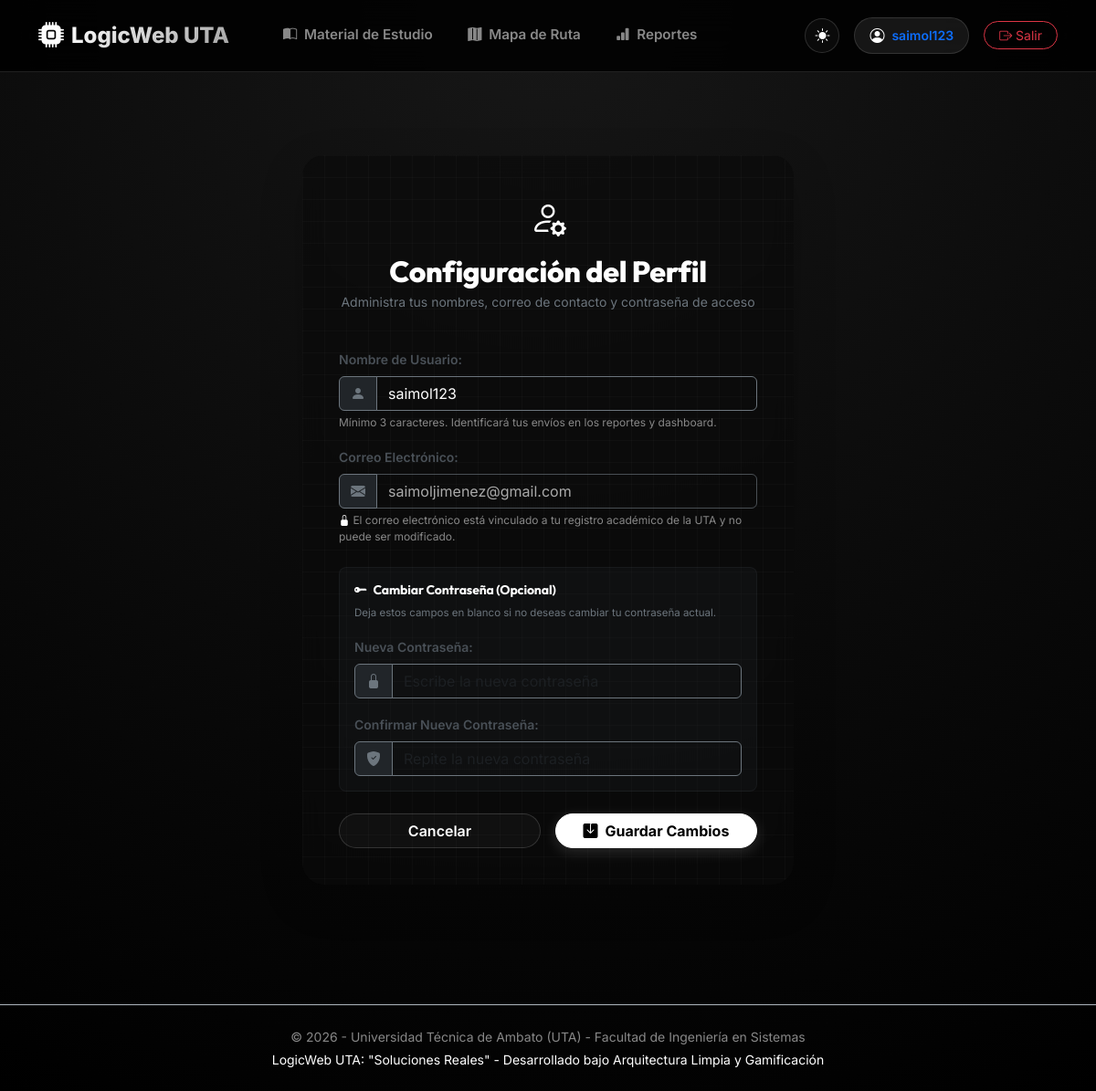
The app's page /auth/profile (signed in) with its own data.
### app/infrastructure/database/models.py (models this page shows, shortened)
class UserModel(db.Model):
    __tablename__ = 'usuarios'
    id = db.Column(db.Integer, primary_key=True, autoincrement=True)
    username = db.Column(db.String(80), unique=True, nullable=False)
    email = db.Column(db.String(120), unique=True, nullable=False)
    password_hash = db.Column(db.String(256), nullable=False)
    fecha_registro = db.Column(db.DateTime, default=datetime.utcnow)
    def to_domain(self) -> Usuario:
        return Usuario(
            id=self.id,
            username=self.username,
            email=self.email,
            password_hash=self.password_hash,
            fecha_registro=self.fecha_registro
        )

### app/infrastructure/web/auth.py (the view, shortened to what this page needs)
@auth_bp.route('/profile', methods=['GET', 'POST'])
@login_required
def profile():
    repo = SqliteUsuarioRepository()
    return render_template('auth/profile.html')

### app/domain/entities.py (called while the page is built)
    def validar_entidad(self) -> None:
        if not self.username or len(self.username.strip()) < 3:
            raise IntentoInvalido("El nombre de usuario debe tener al menos 3 caracteres.")
        patron_email = r"^[\w\.-]+@[\w\.-]+\.\w+$"
        if not self.email or not re.match(patron_email, self.email):
            raise IntentoInvalido("El formato del correo electrónico ingresado es inválido.")

### app/infrastructure/database/repositories.py (called while the page is built)
    def obtener_por_id(self, usuario_id: int) -> Optional[Usuario]:
        model = UserModel.query.get(usuario_id)
        return model.to_domain() if model else None

### app/infrastructure/web/auth.py (called while the page is built)
def login_required(f):
    @wraps(f)
    def decorated_function(*args, **kwargs):
        if 'usuario_id' not in session:
            flash("Por favor, inicia sesión para acceder a esta sección.", "warning")
            return redirect(url_for('auth.login'))
        return f(*args, **kwargs)
    return decorated_function

@auth_bp.before_app_request
def cargar_usuario_actual():
    usuario_id = session.get('usuario_id')
    if usuario_id is None:
        g.usuario = None
    else:
        repo = SqliteUsuarioRepository()
        g.usuario = repo.obtener_por_id(usuario_id)

### app/templates/auth/profile.html (shortened to what this page needs)
{% extends 'base.html' %}
{% block content %}
<div class="container my-5">
    <div class="row justify-content-center">
        <div class="col-md-6">
            <div class="card card-glass border-0 shadow-lg p-4">
                <div class="text-center mb-4">
                    <i class="bi bi-person-gear text-accent fs-1"></i>
                    <h2 class="text-white mt-2 mb-1">Configuración del Perfil</h2>
                    <p class="text-secondary small">Administra tus nombres, correo de contacto y contraseña de acceso</p>
                </div>
                <form action="{{ url_for('auth.profile') }}" method="POST" id="form-profile">
                    <div class="mb-3">
                        <label for="username" class="form-label text-light-emphasis small fw-semibold">Nombre de Usuario:</label>
                        <div class="input-group">
                            <span class="input-group-text bg-dark border-secondary text-secondary"><i class="bi bi-person-fill"></i></span>
                            <input type="text"
                                   class="form-control bg-transparent text-white border-secondary"
                                   id="username"
                                   name="username"
                                   value="{{ g.usuario.username }}"
                                   required>
                        </div>
                        <div class="form-text text-muted small" style="font-size: 0.75rem;">Mínimo 3 caracteres. Identificará tus envíos en los reportes y dashboard.</div>
                    </div>
                    <div class="mb-3">
                        <label for="email" class="form-label text-light-emphasis small fw-semibold">Correo Electrónico:</label>
                        <div class="input-group">
                            <span class="input-group-text bg-dark border-secondary text-secondary"><i class="bi bi-envelope-fill"></i></span>
                            <input type="email"
                                   class="form-control bg-transparent text-white border-secondary"
                                   id="email"
                                   name="email"
                                   value="{{ g.usuario.email }}"
                                   readonly
                                   style="cursor: not-allowed; opacity: 0.65;"
                                   required>
                        </div>
                        <div class="form-text text-muted small" style="font-size: 0.75rem;">
                            <i class="bi bi-lock-fill text-accent"></i> El correo electrónico está vinculado a tu registro académico de la UTA y no puede ser modificado.
                        </div>
                    </div>
                    <div class="p-3 bg-dark bg-opacity-25 rounded-3 border border-secondary border-opacity-10 mb-4 mt-4">
                        <h6 class="text-white fw-bold mb-2 small"><i class="bi bi-key-fill text-accent me-1"></i> Cambiar Contraseña (Opcional)</h6>
                        <p class="text-secondary small mb-3" style="font-size: 0.72rem;">Deja estos campos en blanco si no deseas cambiar tu contraseña actual.</p>
                        <div class="mb-3">
                            <label for="password" class="form-label text-light-emphasis small fw-semibold">Nueva Contraseña:</label>
                            <div class="input-group">
                                <span class="input-group-text bg-dark border-secondary text-secondary"><i class="bi bi-lock-fill"></i></span>
                                <input type="password"
                                       class="form-control bg-transparent text-white border-secondary"
                                       id="password"
                                       name="password"
                                       placeholder="Escribe la nueva contraseña">
                            </div>
                        </div>
                        <div class="mb-0">
                            <label for="confirm_password" class="form-label text-light-emphasis small fw-semibold">Confirmar Nueva Contraseña:</label>
                            <div class="input-group">
                                <span class="input-group-text bg-dark border-secondary text-secondary"><i class="bi bi-shield-fill-check"></i></span>
                                <input type="password"
                                       class="form-control bg-transparent text-white border-secondary"
                                       id="confirm_password"
                                       name="confirm_password"
                                       placeholder="Repite la nueva contraseña">
                            </div>
                        </div>
                    </div>
                    <div class="d-flex gap-3">
                        <a href="{{ url_for('index') }}" class="btn btn-glass-secondary w-50 py-2.5 rounded-pill text-center">
                            Cancelar
                        </a>
                        <button type="submit" class="btn btn-accent w-50 py-2.5 rounded-pill" id="btn-profile-submit">
                            <i class="bi bi-save-fill me-1"></i> Guardar Cambios
                        </button>
                    </div>
                </form>
            </div>
        </div>
    </div>
</div>
{% endblock %}

### app/templates/base.html (shortened to what this page needs)
<!DOCTYPE html>
<html lang="es">
<head>
    <link href="https://cdn.jsdelivr.net/npm/bootstrap@5.3.2/dist/css/bootstrap.min.css" rel="stylesheet">
    <link rel="stylesheet" href="https://cdn.jsdelivr.net/npm/bootstrap-icons@1.11.2/font/bootstrap-icons.min.css">
    <link rel="stylesheet" href="{{ url_for('static', filename='css/custom.css') }}">
</head>
<body>
    <nav class="navbar navbar-expand-lg sticky-top navbar-glass">
        <div class="container">
            <a class="navbar-brand d-flex align-items-center" href="{{ url_for('index') }}" id="nav-brand-logo">
                <i class="bi bi-cpu-fill text-accent me-2 fs-3 animate-pulse"></i>
                <span class="brand-text">LogicWeb <span class="text-accent">UTA</span></span>
            </a>
            {% if g.usuario %}
            <div class="collapse navbar-collapse" id="navbarContent">
                <ul class="navbar-nav me-auto mb-2 mb-lg-0 ms-lg-4">
                    <li class="nav-item">
                        <a class="nav-link {% if request.endpoint == 'theory.study_material' %}active{% endif %}" href="{{ url_for('theory.study_material') }}" id="nav-study-material">
                            <i class="bi bi-book-half me-1"></i> Material de Estudio
                        </a>
                    </li>
                    <li class="nav-item">
                        <a class="nav-link {% if request.endpoint == 'theory.learning_path' %}active{% endif %}" href="{{ url_for('theory.learning_path') }}" id="nav-learning-path">
                            <i class="bi bi-map-fill me-1"></i> Mapa de Ruta
                        </a>
                    </li>
                    <li class="nav-item">
                        <a class="nav-link {% if request.endpoint == 'reports.dashboard' %}active{% endif %}" href="{{ url_for('reports.dashboard') }}" id="nav-dashboard">
                            <i class="bi bi-bar-chart-fill me-1"></i> Reportes
                        </a>
                    </li>
                </ul>
                <div class="d-flex align-items-center gap-3">
                    <button id="theme-toggle-btn" class="btn btn-glass-secondary rounded-circle p-0 d-flex align-items-center justify-content-center" style="width: 38px; height: 38px;" title="Cambiar Tema (Claro/Oscuro)">
                        <i id="theme-toggle-icon" class="bi bi-sun-fill text-warning"></i>
                    </button>
                    <a href="{{ url_for('auth.profile') }}" class="user-badge px-3 py-1.5 rounded-pill d-flex align-items-center text-decoration-none hover-border-accent" title="Configuración de Perfil" id="nav-user-profile-link">
                        <i class="bi bi-person-circle text-accent me-2"></i>
                        <span class="fw-semibold small" id="nav-username">{{ g.usuario.username }}</span>
                    </a>
                    <a href="{{ url_for('auth.logout') }}" class="btn btn-outline-danger btn-sm rounded-pill px-3" id="nav-logout-btn">
                        <i class="bi bi-box-arrow-right"></i> Salir
                    </a>
                </div>
            </div>
            {% endif %}
        </div>
    </nav>
    <main class="py-4" id="main-content-area">
        {% block content %}{% endblock %}
    </main>
    <footer class="footer py-4 mt-auto border-top border-dark-subtle">
        <div class="container text-center">
            <p class="mb-1 text-muted small">&copy; 2026 - Universidad Técnica de Ambato (UTA) - Facultad de Ingeniería en Sistemas</p>
            <p class="mb-0 text-muted-accent small">LogicWeb UTA: "Soluciones Reales" - Desarrollado bajo Arquitectura Limpia y Gamificación</p>
        </div>
    </footer>
</body>
</html>

### app/static/css/custom.css (style rules this page uses)
:root { --bg-universe: #000000; --chalkboard-bg: #0a0a0a; --paper-bg: rgba(10, 10, 10, 0.7); --grid-line: rgba(255, 255, 255, 0.02); --academic-ink: #ffffff; --academic-ink-light: #e5e5e5; --mint-approved: #ffffff; --lightbulb-amber: #a3a3a3; --coral-correction: #737373; --chalkboard-white: #ffffff; --border-chalk: rgba(255, 255, 255, 0.12); --radius-cozy: 20px; --spacing-base: 8px; --gradient-body: radial-gradient(circle at 50% 0%, #171717 0%, var(--bg-universe) 100%); --shadow-soft: 0 10px 30px rgba(0, 0, 0, 0.55); --navbar-bg: rgba(0, 0, 0, 0.85); --nav-active-color: #ffffff; --text-muted: #888888; --accent-rgb: 255, 255, 255; }
.text-muted, td span.text-muted { color: var(--text-muted) !important; }
body { background: var(--gradient-body); color: var(--chalkboard-white); font-family: 'Inter', system-ui, sans-serif; min-height: 100vh; display: flex; flex-direction: column; transition: background 0.3s ease, color 0.3s ease; }
h1, h2, h3, h4, h5, h6 { font-family: 'Outfit', sans-serif; font-weight: 800; letter-spacing: -0.01em; }
.text-accent { color: #ffffff !important; }
.navbar-glass { background: var(--navbar-bg); backdrop-filter: blur(20px); -webkit-backdrop-filter: blur(20px); border-bottom: 1px solid var(--border-chalk); padding: 0.8rem 0; transition: background 0.3s ease, border-color 0.3s ease; }
.brand-text { font-size: 1.5rem; font-weight: 800; background: linear-gradient(135deg, #ffffff 0%, #a3a3a3 100%); -webkit-background-clip: text; -webkit-text-fill-color: transparent; color: #ffffff; transition: all 0.3s ease; }
.navbar-nav .nav-link { color: var(--text-muted); font-weight: 600; font-size: 0.95rem; padding: 0.4rem 1.2rem !important; border-radius: 30px; transition: all 0.2s ease; }
.user-badge { background: rgba(var(--accent-rgb), 0.08); border: 1px solid var(--border-chalk); padding: 0.45rem 1.1rem; border-radius: 30px; }
.card-glass { background-color: var(--paper-bg); background-image: linear-gradient(var(--grid-line) 1px, transparent 1px), linear-gradient(90deg, var(--grid-line) 1px, transparent 1px); background-size: 24px 24px; backdrop-filter: blur(12px); -webkit-backdrop-filter: blur(12px); border: 1px solid var(--border-chalk); border-radius: var(--radius-cozy); padding: 2rem; box-shadow: 0 10px 30px rgba(0, 0, 0, 0.2); animation: fadeInUp 0.45s cubic-bezier(0.16, 1, 0.3, 1) forwards; }
.btn-accent { background: #ffffff; color: #000000; font-weight: 700; border: 1px solid #ffffff; border-radius: 30px; box-shadow: 0 4px 15px rgba(255, 255, 255, 0.15); transition: all 0.25s ease; }
.btn-glass-secondary { background: rgba(255, 255, 255, 0.03); color: #ffffff; border: 1px solid rgba(255, 255, 255, 0.15); font-weight: 600; border-radius: 30px; transition: all 0.2s ease; }
main.py-4 .container { padding-top: 1.2rem !important; padding-bottom: 1.2rem !important; }
.row { --bs-gutter-x: 2.5rem !important; --bs-gutter-y: 2.5rem !important; }
.card-glass { padding: 2.5rem !important; margin-bottom: 2.5rem !important; border-radius: 24px !important; }
.btn-accent, .btn-accent *, .btn-accent.text-black, .btn-accent .text-black { color: #000000 !important; }
.btn-glass-secondary, .btn-glass-secondary * { color: #ffffff !important; }

### records on screen
UserModel: usuario.username "saimol123", username "saimol123", email "saimoljimenez@gmail.com"
